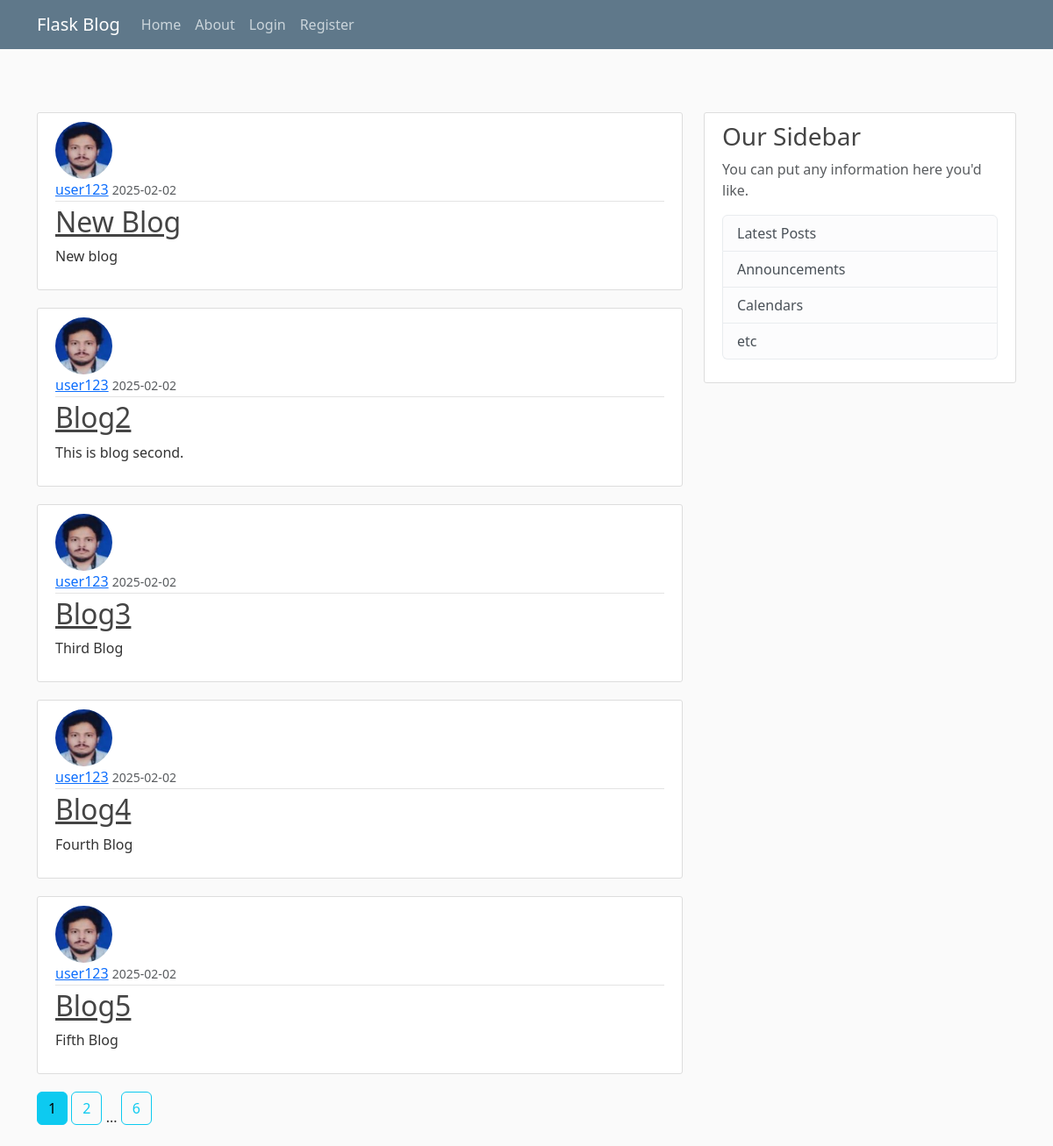
The page /home on the database its author committed.
### models.py (models this page shows, shortened)
class Post(db.Model):
  id = db.Column(db.Integer, primary_key = True)
  title = db.Column(db.String(100), nullable = False)
  date_posted = db.Column(db.DateTime, nullable = False, default = datetime.now(timezone.utc))
  content = db.Column(db.Text, nullable = False)
  user_id = db.Column(db.Integer, db.ForeignKey('user.id'), nullable = False)

class User(db.Model, UserMixin):
  id = db.Column(db.Integer, primary_key = True)
  username = db.Column(db.String(20), unique = True, nullable = False)
  email = db.Column(db.String(120), unique = True, nullable = False)
  image_file = db.Column(db.String(20), unique = False, default = 'default.jpg')
  password = db.Column(db.String(60), nullable = False)
  posts = db.relationship('Post', backref='author', lazy = True)

### app.py (the view)
@app.route("/")
@app.route("/home")
def home():
  page = request.args.get('page', 1, type = int)
  posts = Post.query.order_by(Post.date_posted.desc()).paginate(page = page, per_page = 5)
  return render_template("home.html", posts = posts)

### templates/home.html
{% extends "layout.html" %}
{% block content %}
  {% for post in posts.items %}
    <article class="media content-section">
      <img class="rounded-circle article-img" src="{{url_for('static',filename='images/' + post.author.image_file)}}">
      <div class="media-body">
        <div class="article-metadata">
          <a class="mr-2" href="{{url_for('user_post',username=post.author.username)}}">{{ post.author.username }}</a>
          <small class="text-muted">{{ post.date_posted.strftime("%Y-%m-%d") }}</small>
        </div>
        <h2><a class="article-title" href="{{ url_for('post', post_id=post.id) }}">{{ post.title }}</a></h2>
        <p class="article-content">{{ post.content }}</p>
      </div>
    </article>
  {% endfor %}
  {% for page_num in posts.iter_pages(left_edge=1, right_edge=1, left_current=1, right_current=1) %}
    {% if page_num %}
      {% if posts.page == page_num %}
        <a class="btn btn-info mb-4" href="{{ url_for('home', page=page_num) }}">{{ page_num }}</a>
      {% else %}
        <a class="btn btn-outline-info mb-4" href="{{ url_for('home', page=page_num) }}">{{ page_num }}</a>
      {% endif %}
    {% else %}
      ...
    {% endif %}
  {% endfor %}
{% endblock content%}

### templates/layout.html (shortened to what this page needs)
<!DOCTYPE html>
<html lang="en">
<head>
  <link href="https://cdn.jsdelivr.net/npm/bootstrap@5.3.3/dist/css/bootstrap.min.css" rel="stylesheet">
  <link rel="stylesheet" type="text/css" href="{{ url_for('static', filename='main.css') }}">
</head>
<body>
  <header class="site-header">
    <nav class="navbar navbar-expand-md navbar-dark bg-steel fixed-top">
      <div class="container">
        <a class="navbar-brand mr-4" href="/">Flask Blog</a>
        <div class="collapse navbar-collapse" id="navbarToggle">
          <div class="navbar-nav mr-auto">
            <a class="nav-item nav-link" href="{{ url_for('home') }}">Home</a>
            <a class="nav-item nav-link" href="{{ url_for('about') }}">About</a>
          </div>
          <div class="navbar-nav">
            {% if current_user.is_authenticated %}
              <a class="nav-item nav-link" href="{{ url_for('new_post') }}">New Post</a>
              <a class="nav-item nav-link" href="{{ url_for('account') }}">Account</a>
              <a class="nav-item nav-link" href="{{ url_for('auth.logout') }}">Logout</a>
            {% else %}
              <a class="nav-item nav-link" href="{{ url_for('auth.login') }}">Login</a>
              <a class="nav-item nav-link" href="{{ url_for('auth.register') }}">Register</a>
            {% endif %}
          </div>
        </div>
      </div>
    </nav>
  </header>
  <main role="main" class="container">
    <div class="row">
      <div class="col-md-8">
        {% block content %}{% endblock %}
      </div>
      <div class="col-md-4">
        <div class="content-section">
          <h3>Our Sidebar</h3>
          <p class='text-muted'>You can put any information here you'd like.
            <ul class="list-group">
              <li class="list-group-item list-group-item-light">Latest Posts</li>
              <li class="list-group-item list-group-item-light">Announcements</li>
              <li class="list-group-item list-group-item-light">Calendars</li>
              <li class="list-group-item list-group-item-light">etc</li>
            </ul>
          </p>
        </div>
      </div>
    </div>
  </main>
</body>
</html>

### static/main.css (style rules this page uses)
body { background: #fafafa; color: #333333; margin-top: 8rem; }
h1, h2, h3, h4, h5, h6 { color: #444444; }
.bg-steel { background-color: #5f788a; }
.site-header .navbar-nav .nav-link { color: #cbd5db; }
.content-section { background: #ffffff; padding: 10px 20px; border: 1px solid #dddddd; border-radius: 3px; margin-bottom: 20px; }
.article-title { color: #444444; }
.article-content { white-space: pre-line; }
.article-img { height: 65px; width: 65px; margin-right: 16px; }
.article-metadata { padding-bottom: 1px; margin-bottom: 4px; border-bottom: 1px solid #e3e3e3 }

### rows shown on the page
Post: image_file (picture), author.username "user123", date_posted "2025-02-02", title "New Blog", content "New blog"
Post: image_file (picture), author.username "user123", date_posted "2025-02-02", title "Blog2", content "This is blog second."
Post: image_file (picture), author.username "user123", date_posted "2025-02-02", title "Blog3", content "Third Blog"
Post: image_file (picture), author.username "user123", date_posted "2025-02-02", title "Blog4", content "Fourth Blog"
Post: image_file (picture), author.username "user123", date_posted "2025-02-02", title "Blog5", content "Fifth Blog"

### other values the page prints
{{ page_num }} "1"
{{ page_num }} "2" "6"
